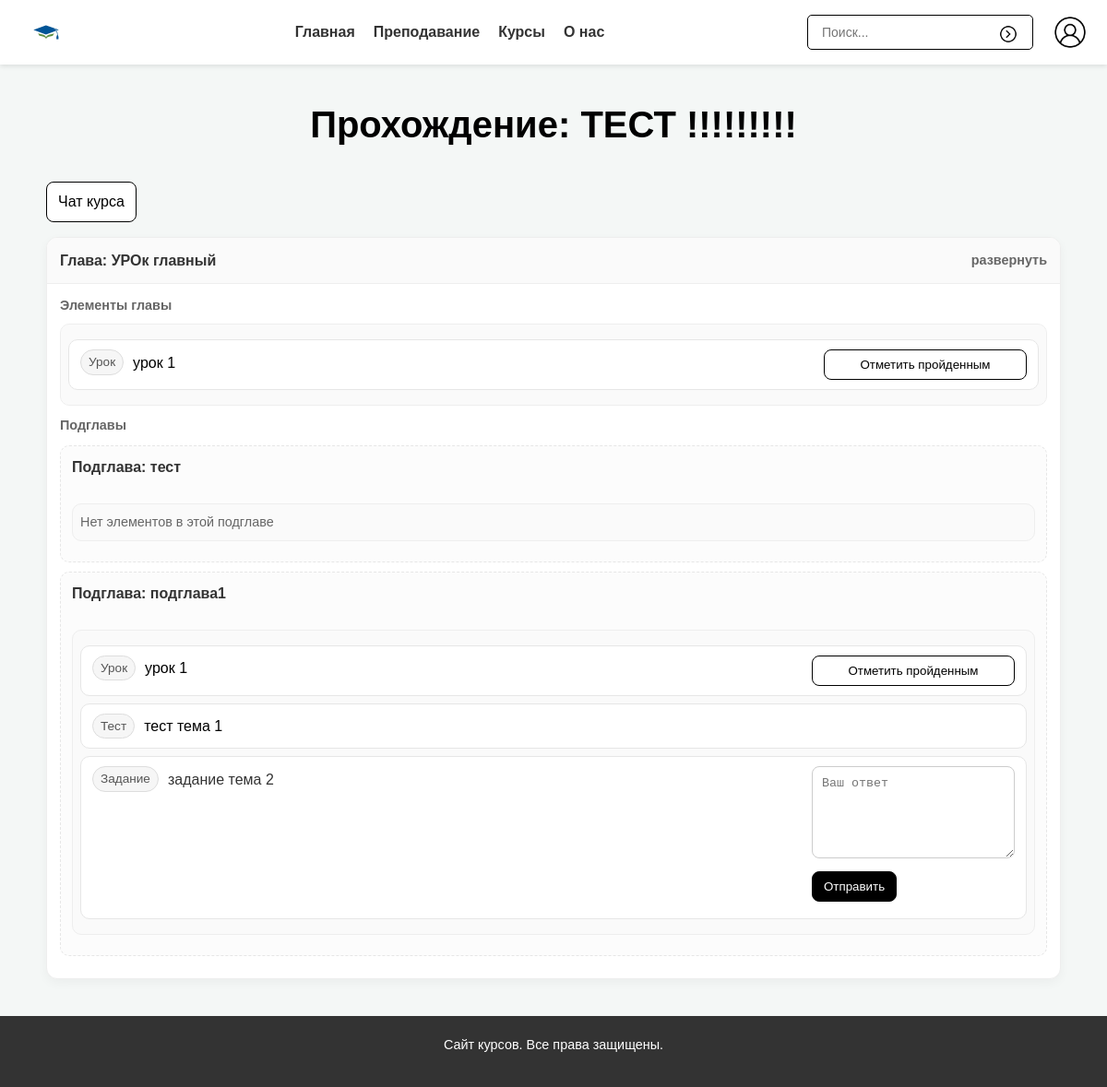
The page /course/4/learn (signed in) on the database its author committed.
### models.py (models this page shows)
class Course(db.Model):
    id = db.Column(db.Integer, primary_key=True)
    title = db.Column(db.String(256), nullable=False)
    description = db.Column(db.Text, nullable=False)
    creator_id = db.Column(db.Integer, db.ForeignKey("user.id"), nullable=False)
    category = db.Column(db.String(64), nullable=True)
    image_path = db.Column(db.String(256), nullable=True)
    visibility = db.Column(db.String(16), default=CourseVisibility.PUBLIC, nullable=False)
    invite_token = db.Column(db.String(64), nullable=True)  # для приватных
    max_students = db.Column(db.Integer, nullable=True)     # None = без ограничений
    access_start = db.Column(db.DateTime, nullable=True)
    access_end = db.Column(db.DateTime, nullable=True)
    require_sequence = db.Column(db.Boolean, default=True)  # последовательность прохождения
    created_at = db.Column(db.DateTime, default=datetime.utcnow)
    rating = db.Column(db.Float, default=0.0)
    reviews_count = db.Column(db.Integer, default=0)

class Chapter(db.Model):
    id = db.Column(db.Integer, primary_key=True)
    course_id = db.Column(db.Integer, db.ForeignKey("course.id"), nullable=False)
    title = db.Column(db.String(256), nullable=False)
    order_idx = db.Column(db.Integer, default=0)
    course = db.relationship("Course", backref=db.backref("chapters", cascade="all, delete-orphan"))

class Lesson(db.Model):
    id = db.Column(db.Integer, primary_key=True)
    chapter_id = db.Column(db.Integer, db.ForeignKey("chapter.id"), nullable=False)
    title = db.Column(db.String(256), nullable=False)
    html_content = db.Column(db.Text, nullable=False)   # редактор (жирный, курсив и т. п.)
    order_idx = db.Column(db.Integer, default=0)
    video_url = db.Column(db.String(512), nullable=True)   # YouTube/Rutube
    external_files = db.Column(db.Text, nullable=True)     # ссылки на облако
    chapter = db.relationship("Chapter", backref=db.backref("lessons", cascade="all, delete-orphan"))
    code_panel_enabled = db.Column(db.Boolean, default=False)
    code_language = db.Column(db.String(16), nullable=True)

class Section(db.Model):
    id = db.Column(db.Integer, primary_key=True)
    chapter_id = db.Column(db.Integer, db.ForeignKey("chapter.id"), nullable=False)
    title = db.Column(db.String(256), nullable=False)
    order_idx = db.Column(db.Integer, default=0)
    chapter = db.relationship("Chapter", backref=db.backref("sections", cascade="all, delete-orphan"))

class Test(db.Model):
    id = db.Column(db.Integer, primary_key=True)
    chapter_id = db.Column(db.Integer, db.ForeignKey("chapter.id"), nullable=False)
    section_id = db.Column(db.Integer, db.ForeignKey("section.id"), nullable=True)  # НОВОЕ
    title = db.Column(db.String(256), nullable=False)
    time_limit_sec = db.Column(db.Integer, nullable=True)
    max_attempts = db.Column(db.Integer, nullable=True)
    auto_grade = db.Column(db.Boolean, default=True)
    order_idx = db.Column(db.Integer, default=0)                                     # НОВОЕ
    chapter = db.relationship("Chapter", backref=db.backref("tests", cascade="all, delete-orphan"))
    section = db.relationship("Section", backref=db.backref("tests", cascade="all, delete-orphan"))

class Assignment(db.Model):
    id = db.Column(db.Integer, primary_key=True)
    chapter_id = db.Column(db.Integer, db.ForeignKey("chapter.id"), nullable=False)
    section_id = db.Column(db.Integer, db.ForeignKey("section.id"), nullable=True)  # НОВОЕ
    title = db.Column(db.String(256), nullable=False)
    description = db.Column(db.Text, nullable=False)
    time_limit_sec = db.Column(db.Integer, nullable=True)
    max_attempts = db.Column(db.Integer, nullable=True)
    auto_grade = db.Column(db.Boolean, default=False)
    order_idx = db.Column(db.Integer, default=0)                                     # НОВОЕ
    chapter = db.relationship("Chapter", backref=db.backref("assignments", cascade="all, delete-orphan"))
    section = db.relationship("Section", backref=db.backref("assignments", cascade="all, delete-orphan"))

### app.py (the view)
@app.route("/course/<int:course_id>/learn")
@login_required
def course_learn(course_id):
    c = Course.query.get_or_404(course_id)
    enr = Enrollment.query.filter_by(course_id=course_id, user_id=current_user.id).first()
    if not enr and not is_course_staff(current_user.id, c.id):
        return redirect(url_for("course_detail", course_id=course_id))
    return render_template("course_learn.html", course=c)

### app.py (called while the page is built)
@login_manager.user_loader
def load_user(uid):
    return User.query.get(int(uid))

### templates/course_learn.html (shortened to what this page needs)
{% extends "base.html" %}
{% block content %}
<div class="container-narrow">
      <h2>Прохождение: {{ course.title }}</h2>
  <div class="learn-head">
    <a class="btn secondary" href="{{ url_for('course_chat', course_id=course.id) }}">Чат курса</a>
  </div>
  {% for ch in course.chapters|sort(attribute='order_idx') %}
    <details class="chapter" open>
      <summary>
        <span>Глава: {{ ch.title }}</span>
        <span class="small muted">развернуть</span>
      </summary>
      <div class="chapter-body">
        <h4 class="small muted" style="margin:2px 0 6px;">Элементы главы</h4>
        <ul class="units">
          {% set list = [] %}
          {% for l in ch.lessons if l.section_id == None %}{% set _ = list.append({'t':'lesson','id':l.id,'title':l.title,'order':l.order_idx}) %}{% endfor %}
          {% for t in ch.tests if t.section_id == None %}{% set _ = list.append({'t':'test','id':t.id,'title':t.title,'order':t.order_idx}) %}{% endfor %}
          {% for a in ch.assignments if a.section_id == None %}{% set _ = list.append({'t':'assignment','id':a.id,'title':a.title,'order':a.order_idx}) %}{% endfor %}
          {% if list|length == 0 %}
            <li class="small muted">Нет элементов на уровне главы</li>
          {% else %}
            {% for u in list|sort(attribute='order') %}
              <li class="unit">
                <div class="meta">
                  <span class="pill">
                    {% if u.t == 'lesson' %}Урок{% elif u.t == 'test' %}Тест{% else %}Задание{% endif %}
                  </span>
                  <span class="meta-title">
                    {% if u.t == 'lesson' %}
                      <a href="{{ url_for('lesson_view', lesson_id=u.id) }}">{{ u.title }}</a>
                    {% elif u.t == 'test' %}
                      <a href="{{ url_for('test_view', test_id=u.id) }}">{{ u.title }}</a>
                    {% else %}
                      {{ u.title }}
                    {% endif %}
                  </span>
                </div>
                <div class="tools">
                  {% if u.t == 'lesson' %}
                    <button class="btn secondary js-complete" data-id="{{ u.id }}">Отметить пройденным</button>
                  {% endif %}
                </div>
              </li>
            {% endfor %}
          {% endif %}
        </ul>
        <h4 class="small muted" style="margin:2px 0 6px;">Подглавы</h4>
        {% if ch.sections|length == 0 %}
          <p class="small muted">В этой главе нет подглав</p>
        {% else %}
          {% for s in ch.sections|sort(attribute='order_idx') %}
            <details class="section" open>
              <summary>Подглава: {{ s.title }}</summary>
              <div class="section-body">
                <ul class="units">
                  {% set slist = [] %}
                  {% for l in s.lessons %}{% set _ = slist.append({'t':'lesson','id':l.id,'title':l.title,'order':l.order_idx}) %}{% endfor %}
                  {% for t in s.tests %}{% set _ = slist.append({'t':'test','id':t.id,'title':t.title,'order':t.order_idx}) %}{% endfor %}
                  {% for a in s.assignments %}{% set _ = slist.append({'t':'assignment','id':a.id,'title':a.title,'order':a.order_idx}) %}{% endfor %}
                  {% if slist|length == 0 %}
                    <li class="small muted">Нет элементов в этой подглаве</li>
                  {% else %}
                    {% for u in slist|sort(attribute='order') %}
                      <li class="unit">
                        <div class="meta">
                          <span class="pill">
                            {% if u.t == 'lesson' %}Урок{% elif u.t == 'test' %}Тест{% else %}Задание{% endif %}
                          </span>
                          <span class="meta-title">
                            {% if u.t == 'lesson' %}
                              <a href="{{ url_for('lesson_view', lesson_id=u.id) }}">{{ u.title }}</a>
                            {% elif u.t == 'test' %}
                              <a href="{{ url_for('test_view', test_id=u.id) }}">{{ u.title }}</a>
                            {% else %}
                              {{ u.title }}
                            {% endif %}
                          </span>
                        </div>
                        <div class="tools">
                          {% if u.t == 'lesson' %}
                            <button class="btn secondary js-complete" data-id="{{ u.id }}">Отметить пройденным</button>
                          {% elif u.t == 'assignment' %}
                            <form method="post" action="{{ url_for('assignment_submit', assignment_id=u.id) }}">
                              <textarea name="text_answer" placeholder="Ваш ответ"></textarea>
                              <div class="row" style="margin-top:6px;">
                                <button class="btn">Отправить</button>
                              </div>
                            </form>
                          {% endif %}
                        </div>
                      </li>
                    {% endfor %}
                  {% endif %}
                </ul>
              </div>
            </details>
          {% endfor %}
        {% endif %}
      </div>
    </details>
  {% endfor %}
</div>
{% endblock %}

### static/css/main.css (style rules this page uses)
body { font-family: system-ui, Arial, sans-serif; margin:0; color:#222; }
.btn { padding:8px 12px; background:#111; color:#fff; border-radius:8px; text-decoration:none; }
.row { display:flex; gap:8px; flex-wrap:wrap; margin:8px 0; }
.secondary { background:#f5f5f5; border:1px solid #ddd; }

### static/css/style.css (style rules this page uses)
body { font-family: 'Arial', sans-serif; margin: 0; padding: 0; background-color: #f4f4f4; color: #333; }
h2 { text-align: center; margin-bottom: 30px; color: #333; font-size: 40px; }
body { margin: 0; font-family: 'Arial', sans-serif; background-color: #f4f7f6; color: #333; line-height: 1.6; }
h1, h2, h3 { color: #000000; font-weight: bold; }
a { text-decoration: none; color: #000000; }

### templates/course_learn.html (style rules this page uses)
.container-narrow { max-width: 1100px; margin: 0 auto; padding: 0 16px; }
.learn-head { display:flex; align-items:center; justify-content:space-between; gap:12px; margin:16px 0; }
.muted { color:#666; }
.small { font-size:90%; }
.chapter { border:1px solid #eee; border-radius:12px; background:#fff; overflow:hidden; margin:10px 0; box-shadow:0 4px 12px rgba(0,0,0,.04); }
.chapter > summary { list-style:none; cursor:pointer; padding:12px 14px; font-weight:700; display:flex; align-items:center; justify-content:space-between; background:#fafafa; border-bottom:1px solid #eee; }
.chapter-body { padding:10px 14px 14px; }
.section { border:1px dashed #e6e6e6; border-radius:10px; margin:10px 0; background:#fcfcfc; }
.section > summary { list-style:none; cursor:pointer; padding:10px 12px; font-weight:700; display:flex; align-items:center; gap:8px; }
.section-body { padding:8px 12px 12px; }
.pill { font-size:85%; padding:2px 8px; border:1px solid #ddd; border-radius:999px; background:#f6f6f6; color:#555; }
.units { list-style:none; margin:8px 0 10px; padding:8px; border:1px solid #eee; border-radius:10px; background:#fafafa; }
.unit { display:flex; align-items:flex-start; justify-content:space-between; gap:12px; background:#fff; border:1px solid #e6e6e6; border-radius:10px; padding:10px 12px; margin:8px 0; }
.meta { display:flex; align-items:center; gap:10px; min-width:0; }
.meta-title { word-wrap:break-word; overflow-wrap:anywhere; }
.tools { display:flex; flex-direction:column; gap:8px; min-width:220px; }
textarea[name="text_answer"] { width:100%; min-height:100px; padding:10px; border:1px solid #ccc; border-radius:8px; box-sizing:border-box; }
.btn { display:inline-block; padding:8px 12px; border-radius:8px; border:1px solid #000; background:#000; color:#fff; text-decoration:none; text-align:center; cursor:pointer; }
.btn.secondary, .link-btn { background:#fff; color:#000; }
* { min-width:0; }
html, body { overflow-x:hidden; }

### rows shown on the page
Course: title "ТЕСТ !!!!!!!!!"
Chapter: title "УРОк главный"
Lesson: title "урок 1"
Section: title "тест", shows "Нет элементов в этой подглаве"
Section: title "подглава1"
Lesson: shows "Урок", title "урок 1"
Test: shows "Тест", title "тест тема 1"
Assignment: shows "Задание", title "задание тема 2"
